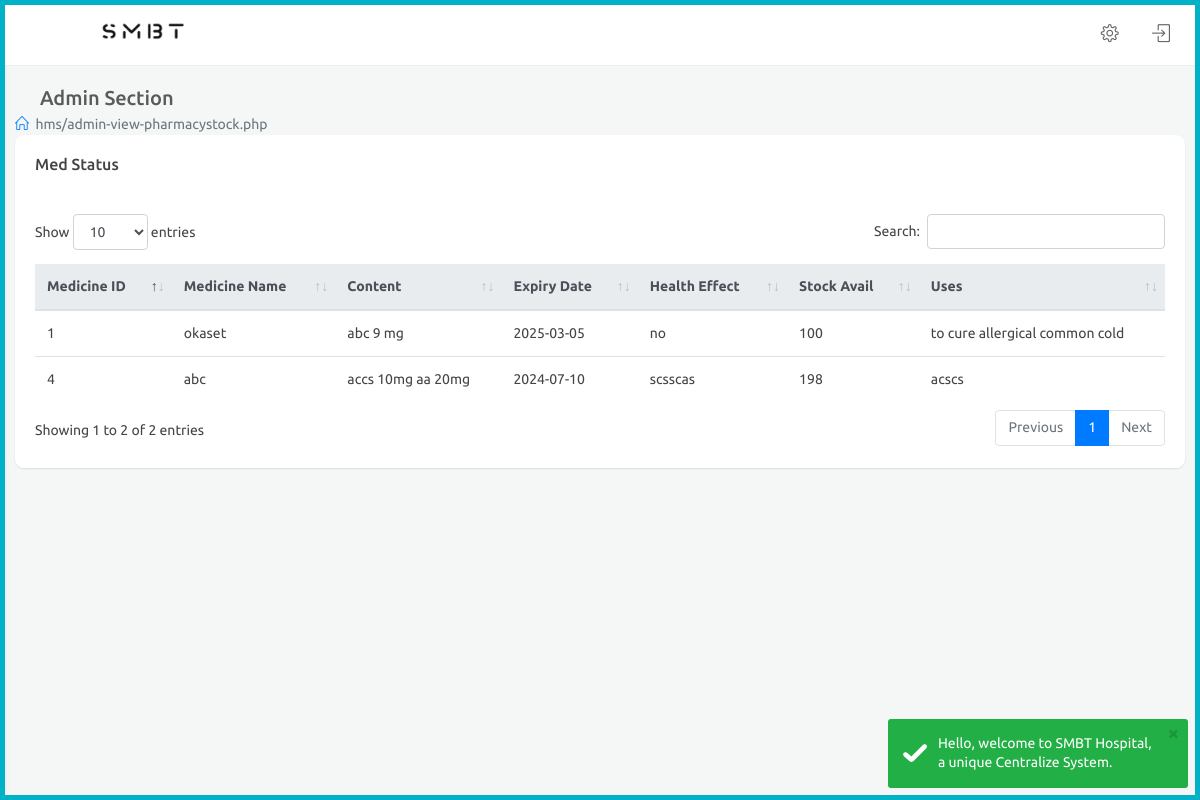
The app's page /admin-view-pharmacystock.php (signed in) with its own data.
### tables this page shows
CREATE TABLE `medicinepharmacy` (
  `mid` int NOT NULL AUTO_INCREMENT,
  `brandName` varchar(40) DEFAULT NULL,
  `containtQuality` varchar(100) DEFAULT NULL,
  `uses` varchar(100) DEFAULT NULL,
  `pkg` varchar(20) DEFAULT NULL,
  `mfgDate` date DEFAULT NULL,
  `expiry` date DEFAULT NULL,
  `ratepartab` decimal(10,0) DEFAULT NULL,
  `priceparpacket` varchar(45) DEFAULT NULL,
  `stockAvai` varchar(100) DEFAULT NULL,
  `healthEffect` varchar(45) DEFAULT NULL,
  `batch` varchar(45) DEFAULT NULL,
  PRIMARY KEY (`mid`),
  UNIQUE KEY `mid_UNIQUE` (`mid`)
);

### admin-view-pharmacystock.php (the view)
<?php
  include("include/admin-header.php");
  ?>
            <div class="row clearfix">
                <div class="col-lg-12">
                    <div class="card">
                        <div class="header">
                            <h2>Med Status</h2>
                        </div>
                        <div class="body">
                            <div class="table-responsive ">
                                <table class="table m-b-0 table table-hover js-basic-example dataTable table-custom">
                                    <thead class="thead-light">
                                        <tr>
                                            <th>Medicine ID</th>
                                            <th>Medicine Name</th>
                                            <th>Content</th>
                                            <th>Expiry Date</th>
                                            <th>Health Effect</th>
                                            <th>Stock Avail</th>
                                            <th>Uses</th>
                                        </tr>
                                    </thead>
                                    <tbody>
                                    <?php $pharma=mysqli_query($conn,"SELECT * FROM hospital.medicinepharmacy");
                                    while($resultrow=mysqli_fetch_assoc($pharma))
                                    {
                                        echo"<tr>";
                                        echo"<td>". $resultrow['mid'] ."</td>";
                                        echo"<td>". $resultrow['brandName'] ."</td>";
                                        echo"<td>". $resultrow['containtQuality'] ."</td>";
                                        echo"<td>". $resultrow['expiry'] ."</td>";
                                        echo"<td>". $resultrow['healthEffect'] ."</td>";
                                        echo"<td>". $resultrow['stockAvai'] ."</td>";
                                        echo"<td>". $resultrow['uses'] ."</td>";
                                        echo"</tr>";
                                    }
                                    ?>
                                    </tbody>
                                </table>
                            </div>
                        </div>
                    </div>
                </div>
            </div>
<?php
  include("include/admin-footer.php");
  ?>

### assets/css/chatapp.css (style rules this page uses)
.clearfix:after { visibility:hidden;display:block;font-size:0;content:" ";clear:both;height:0 }

### assets/css/color_skins.css (style rules this page uses)
.theme-cyan:before,.theme-cyan:after { background:#01b2c6 }

### records on screen
medicinepharmacy: mid "1", brandName "okaset", containtQuality "abc 9 mg", expiry "2025-03-05", healthEffect "no", stockAvai "100", uses "to cure allergical common cold"
medicinepharmacy: mid "4", brandName "abc", containtQuality "accs 10mg aa 20mg", expiry "2024-07-10", healthEffect "scsscas", stockAvai "198", uses "acscs"

### other values on screen
$currentPage "hms/admin-view-pharmacystock.php"
